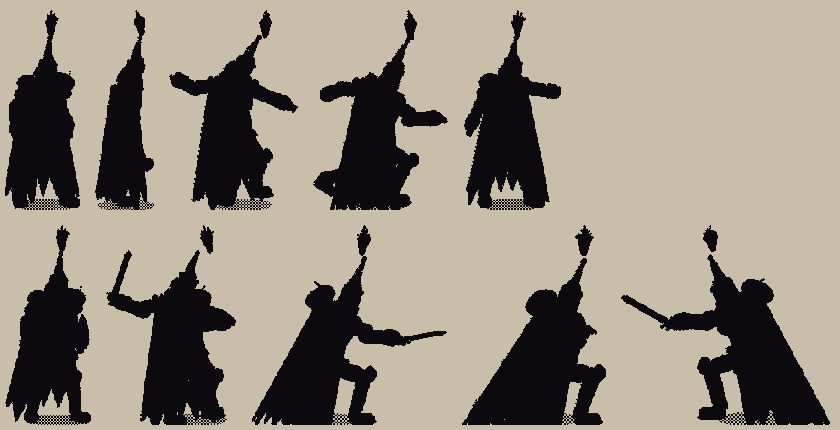
#> input picture tools/art_study/img/r3_silhouettes_ours.png, 840 x 430 px
$ python master_study.py img/r3_silhouettes_ours.png img/r3_silhouettes_ours.png
#> lines starting #> are read from the running program, lines starting #| are printed output that depends on the picture; after the words box and inside, x2 and y2 are one past the last pixel; in counts of white or black regions, pixels touching at a corner belong together
"""A master study: drawing a reference painting in pencil, measured from it as a student copies with a grid (Derek
2026-10-06: "I want you to literally draw the image I gave you"). The reference is someone else's signed painting, so
this is a private study only: kept here, never in the game.

How it is drawn:
- the figure separated from the ground by its colour (the creature's warm hide against the cold ground and mist);
- values measured from the painting, pushed into four graphite levels, the paper left for the lights;
- hatching laid along the forms: its direction from the painting's own local structure (strokes run along the
  contours, across the slope of the value), denser and cross-hatched as the value darkens;
- contours where the forms break (strong value edges and the figure's outline), heavier on the shadow side;
- the lightest bone left almost bare, picked out with a few dark accents.

  python tools/art_study/master_study.py REF.jpg OUT.png
"""
import sys
import numpy as np
from PIL import Image
from scipy import ndimage

RNG = np.random.default_rng(4)


def vn(x, y, seed=3):
    P = np.random.default_rng(seed).random((256, 256))
    xi, yi = np.floor(x).astype(int), np.floor(y).astype(int)
    xf, yf = x - xi, y - yi
    u, v = xf * xf * (3 - 2 * xf), yf * yf * (3 - 2 * yf)
    h = lambda a, b: P[a % 256, b % 256]
    return (h(xi, yi) * (1 - u) + h(xi + 1, yi) * u) * (1 - v) + (h(xi, yi + 1) * (1 - u) + h(xi + 1, yi + 1) * u) * v


def main(ref, out):
#> called with ref = 'img/r3_silhouettes_ours.png', out = 'img/r3_silhouettes_ours.png'
    src = np.array(Image.open(ref).convert("RGB")).astype(float) / 255.0
    Hh, Ww = src.shape[:2]
#> Hh = 430; Ww = 840
    S = 2                                                            # draw at twice the size for finer strokes
    src = np.array(Image.fromarray((src * 255).astype(np.uint8)).resize((Ww * S, Hh * S), Image.BICUBIC)).astype(float) / 255.0
#> src: shape (860, 1680, 3) float64
    H, W = src.shape[:2]
#> H = 860; W = 1680
    YY, XX = np.mgrid[0:H, 0:W].astype(float)
    r, g, b = src[..., 0], src[..., 1], src[..., 2]
    L = 0.3 * r + 0.59 * g + 0.11 * b
    Ls = ndimage.gaussian_filter(L, 1.2)
    # a dark painting is studied as charcoal: its full values, the local contrast lifted so the dark body still
    # parts from the dark ground (what the eye does looking at it)
    loc = Ls - ndimage.gaussian_filter(Ls, 24)
    v = np.clip((Ls - np.percentile(Ls, 2)) / (np.percentile(Ls, 99.7) - np.percentile(Ls, 2)), 0, 1) ** 0.6 + loc * 2.2
    v = np.clip(v, 0, 1)
    tone = 1 - v
    fig = np.ones_like(tone, bool)
    # the forms' direction: the structure tensor of the painting's values; strokes run across the slope
    gy, gx = np.gradient(ndimage.gaussian_filter(L, 2.0))
    Jxx = ndimage.gaussian_filter(gx * gx, 6)
    Jyy = ndimage.gaussian_filter(gy * gy, 6)
    Jxy = ndimage.gaussian_filter(gx * gy, 6)
    theta = 0.5 * np.arctan2(2 * Jxy, Jxx - Jyy) + np.pi / 2            # along the contour
    coh = np.sqrt((Jxx - Jyy) ** 2 + 4 * Jxy ** 2) / (Jxx + Jyy + 1e-6)
    theta = np.where(coh > 0.15, theta, np.pi * 0.3)                     # flat areas: a default diagonal
    # hatching layers: each a field of strokes along theta, broken like a hand's, by tone
    img = np.full((H, W), 1.0)
    ink = np.zeros((H, W))
    jit = vn(XX * 0.06, YY * 0.06) * 3.0
    for k, (thr, d_ang, sp, a) in enumerate([(0.12, 0.0, 7.0, 0.35), (0.3, 0.0, 3.6, 0.45), (0.48, 0.9, 4.6, 0.5),
                                              (0.64, -0.7, 3.4, 0.55), (0.8, 0.35, 2.4, 0.6)]):
        th = theta + d_ang
        # the stroke coordinate across the hatch; warped by the local angle (a flow, not a ruler)
        u = XX * np.cos(th + np.pi / 2) + YY * np.sin(th + np.pi / 2) + jit
        line = np.abs((u % sp) - sp / 2) < 0.6 + tone * 0.5
        brk = vn(XX * 0.09 + k * 11, YY * 0.09, seed=k + 5) > 0.22
        lay = line & brk & (tone > thr + (vn(XX * 0.2, YY * 0.2, seed=9) - 0.5) * 0.06)
        ink = np.maximum(ink, lay * a)
#> this loop made 5 passes
#> pass 1, in main, `line = np.abs((u % sp) - sp / 2) < 0.6 + tone * 0.5`:
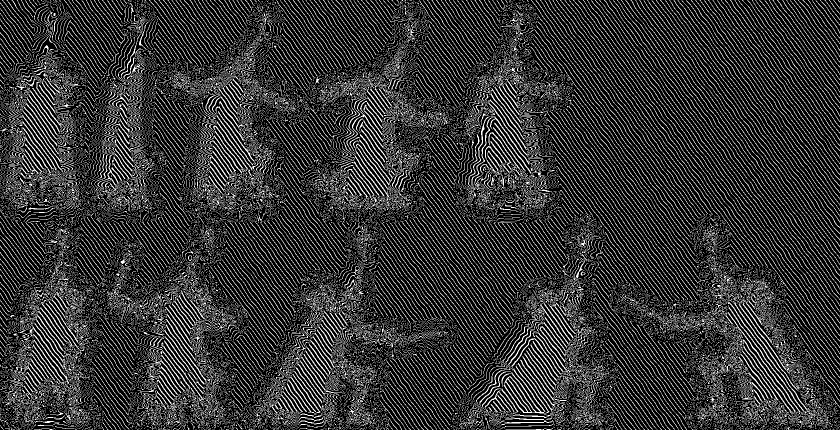
#> line: shape (860, 1680) bool (shown at 1/2 size); 21.1% white in thin lines or dots
#> pass 1, in vn (call 3), `xi, yi = np.floor(x).astype(int), np.floor(y).astype(int)`:
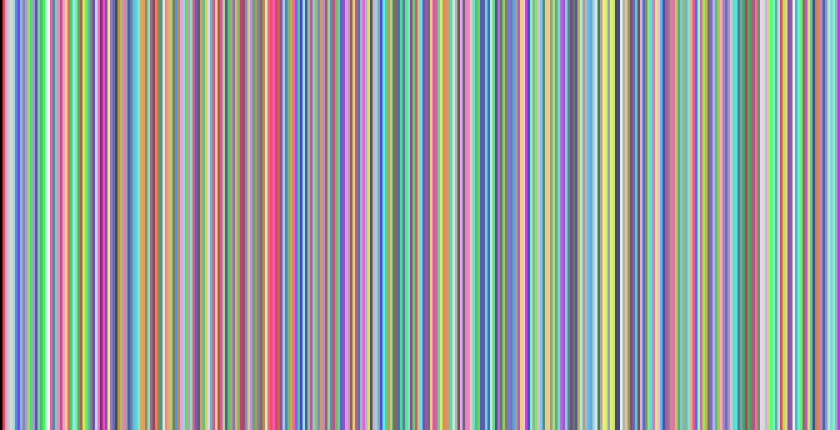
#> xi: shape (860, 1680) int64 (shown at 1/2 size); 336 distinct labels, from 0 to 335; one colour per label, 0 black
#> pass 1, in vn (call 3), `xi, yi = np.floor(x).astype(int), np.floor(y).astype(int)`:
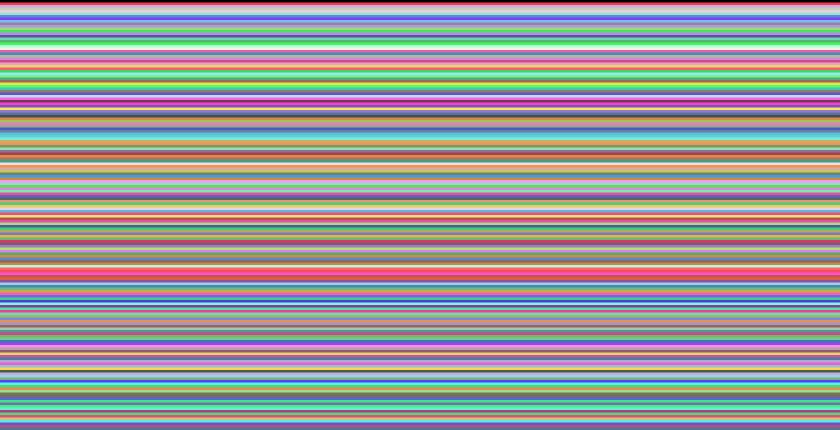
#> yi: shape (860, 1680) int64 (shown at 1/2 size); 172 distinct labels, from 0 to 171; one colour per label, 0 black
#> after the loop:
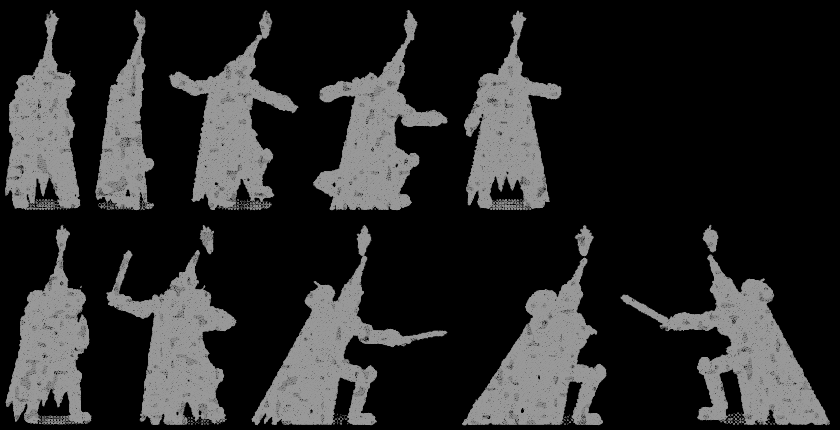
#> ink: shape (860, 1680) float64 (shown at 1/2 size); min 0, max 0.6, mean 0.158
    # a soft graphite smudge under the hatching in the darkest parts, so they read as mass
    ink = np.maximum(ink, np.clip(tone - 0.55, 0, 1) * 0.55)
    # contours: the figure's outline and the strong breaks inside it, heavier where the form turns from the light
    edge_out = np.zeros_like(fig)
    gm = np.hypot(*np.gradient(ndimage.gaussian_filter(L, 1.5)))
    edge_in = gm > np.percentile(gm, 93)
#> edge_in: shape (860, 1680) bool; 7% white; 92 white regions (62 under 20 px), largest, box (x1, y1, x2, y2) and area: (1239, 448, 1663, 853) 13205, (501, 448, 896, 853) 12212, (336, 18, 599, 423) 10091
    thin = ndimage.binary_erosion(edge_in, iterations=0) if False else edge_in
    shadow_side = ndimage.gaussian_filter(tone, 2) > 0.5
#> shadow_side: shape (860, 1680) bool; 27.4% white; 18 white regions (4 under 20 px), largest, box (x1, y1, x2, y2) and area: (1242, 509, 1660, 850) 48825, (925, 516, 1212, 850) 45860, (504, 451, 893, 850) 44618
    contour = edge_out | (thin & (vn(XX * 0.05, YY * 0.05, seed=2) > 0.2))
#> in vn (call 12), `xi, yi = np.floor(x).astype(int), np.floor(y).astype(int)`:
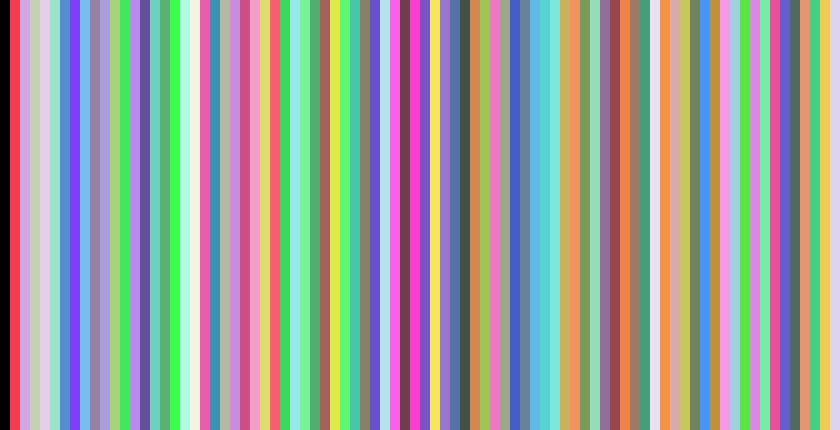
#> xi: shape (860, 1680) int64 (shown at 1/2 size); 84 distinct labels, from 0 to 83; one colour per label, 0 black
#> in vn (call 12), `xi, yi = np.floor(x).astype(int), np.floor(y).astype(int)`:
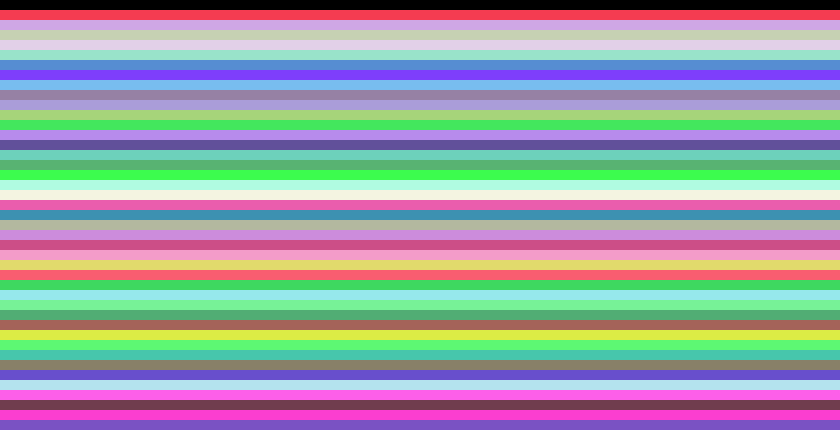
#> yi: shape (860, 1680) int64 (shown at 1/2 size); 43 distinct labels, from 0 to 42; one colour per label, 0 black
#> contour: shape (860, 1680) bool; 6.3% white; 141 white regions (61 under 20 px), largest, box (x1, y1, x2, y2) and area: (925, 18, 1125, 423) 9280, (501, 559, 757, 853) 5865, (1389, 651, 1663, 853) 5591
    contour_heavy = ndimage.binary_dilation(contour & shadow_side, iterations=1)
#> contour_heavy: shape (860, 1680) bool; 5% white; 85 white regions (5 under 20 px), largest, box (x1, y1, x2, y2) and area: (927, 20, 1123, 420) 8064, (924, 515, 1175, 851) 3259, (216, 604, 436, 851) 3021
    ink = np.maximum(ink, contour * 0.75)
    ink = np.maximum(ink, contour_heavy * 0.85)
    # the paper and the graphite
    paper = np.dstack([226 + (RNG.random((H, W)) - 0.5) * 9, 216 + (RNG.random((H, W)) - 0.5) * 9, 196 + (RNG.random((H, W)) - 0.5) * 9])
    graph = np.array([38, 34, 32], float)
    out_img = paper * (1 - ink[..., None]) + graph * ink[..., None]
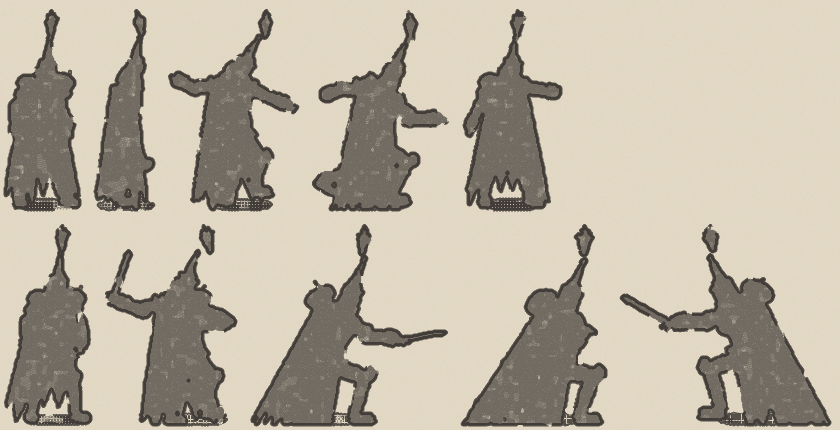
#> out_img: shape (860, 1680, 3) float64 (shown at 1/2 size); mean of channels 0, 1, 2 189.2, 180.4, 163.9; drawn as R, G, B
    Image.fromarray(np.clip(out_img, 0, 255).astype(np.uint8)).save(out)
    print("saved", out, W, H)
#| saved img/r3_silhouettes_ours.png 1680 860


if __name__ == "__main__":
    main(sys.argv[1], sys.argv[2])
